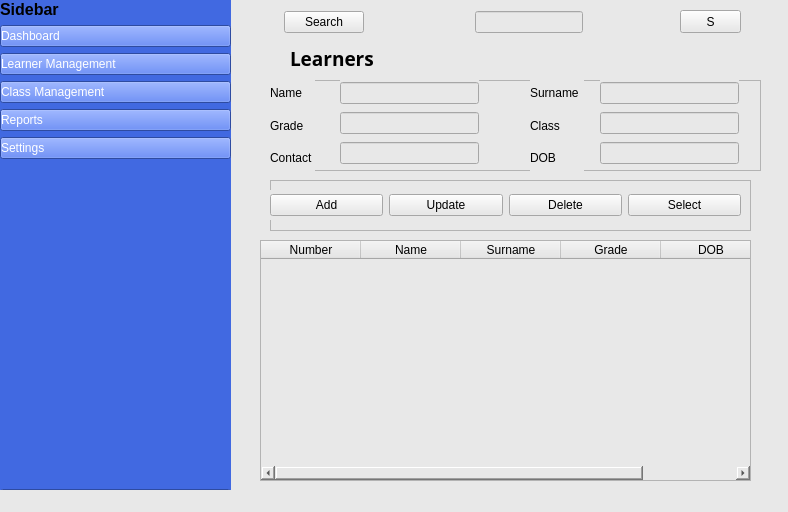
<?xml version="1.0" encoding="UTF-8"?>
<ui version="4.0">
 <class>MainWindow</class>
 <widget class="QMainWindow" name="MainWindow">
  <property name="geometry">
   <rect>
    <x>0</x>
    <y>0</y>
    <width>788</width>
    <height>512</height>
   </rect>
  </property>
  <property name="windowTitle">
   <string>MainWindow</string>
  </property>
  <property name="styleSheet">
   <string notr="true">background-color: rgb(232, 232, 232);</string>
  </property>
  <widget class="QWidget" name="centralwidget">
   <widget class="QWidget" name="IconNameWidget" native="true">
    <property name="geometry">
     <rect>
      <x>0</x>
      <y>0</y>
      <width>231</width>
      <height>511</height>
     </rect>
    </property>
    <property name="styleSheet">
     <string notr="true">QWidget{
	
	background-color: rgb(65, 105, 225);
}

QPushButton{
	color:white;
	text-align:left;
}</string>
    </property>
    <layout class="QVBoxLayout" name="verticalLayout">
     <item>
      <widget class="QLabel" name="label_2">
       <property name="font">
        <font>
         <pointsize>12</pointsize>
         <weight>75</weight>
         <bold>true</bold>
        </font>
       </property>
       <property name="text">
        <string>Sidebar</string>
       </property>
      </widget>
     </item>
     <item>
      <widget class="QPushButton" name="pushButton_2">
       <property name="text">
        <string>Dashboard</string>
       </property>
      </widget>
     </item>
     <item>
      <widget class="QPushButton" name="pushButton_7">
       <property name="text">
        <string>Learner Management</string>
       </property>
      </widget>
     </item>
     <item>
      <widget class="QPushButton" name="pushButton_8">
       <property name="text">
        <string>Class Management</string>
       </property>
      </widget>
     </item>
     <item>
      <widget class="QPushButton" name="pushButton_9">
       <property name="text">
        <string>Reports</string>
       </property>
      </widget>
     </item>
     <item>
      <widget class="QPushButton" name="pushButton_14">
       <property name="text">
        <string>Settings</string>
       </property>
      </widget>
     </item>
     <item>
      <spacer name="verticalSpacer_2">
       <property name="orientation">
        <enum>Qt::Vertical</enum>
       </property>
       <property name="sizeHint" stdset="0">
        <size>
         <width>20</width>
         <height>255</height>
        </size>
       </property>
      </spacer>
     </item>
     <item>
      <widget class="QPushButton" name="pushButton_13">
       <property name="text">
        <string>Sign Out</string>
       </property>
      </widget>
     </item>
    </layout>
   </widget>
   <widget class="QWidget" name="Main" native="true">
    <property name="geometry">
     <rect>
      <x>240</x>
      <y>0</y>
      <width>541</width>
      <height>521</height>
     </rect>
    </property>
    <widget class="QWidget" name="HeaderWidget" native="true">
     <property name="geometry">
      <rect>
       <x>-60</x>
       <y>0</y>
       <width>507</width>
       <height>45</height>
      </rect>
     </property>
     <layout class="QHBoxLayout" name="horizontalLayout">
      <item>
       <spacer name="horizontalSpacer_2">
        <property name="orientation">
         <enum>Qt::Horizontal</enum>
        </property>
        <property name="sizeHint" stdset="0">
         <size>
          <width>73</width>
          <height>20</height>
         </size>
        </property>
       </spacer>
      </item>
      <item>
       <widget class="QPushButton" name="pushButton_search">
        <property name="text">
         <string>Search</string>
        </property>
       </widget>
      </item>
      <item>
       <spacer name="horizontalSpacer_3">
        <property name="orientation">
         <enum>Qt::Horizontal</enum>
        </property>
        <property name="sizeHint" stdset="0">
         <size>
          <width>72</width>
          <height>20</height>
         </size>
        </property>
       </spacer>
      </item>
      <item>
       <widget class="QLineEdit" name="lineEdit_search"/>
      </item>
      <item>
       <spacer name="horizontalSpacer">
        <property name="orientation">
         <enum>Qt::Horizontal</enum>
        </property>
        <property name="sizeHint" stdset="0">
         <size>
          <width>73</width>
          <height>20</height>
         </size>
        </property>
       </spacer>
      </item>
     </layout>
    </widget>
    <widget class="QStackedWidget" name="stackedWidget">
     <property name="geometry">
      <rect>
       <x>0</x>
       <y>40</y>
       <width>551</width>
       <height>461</height>
      </rect>
     </property>
     <property name="styleSheet">
      <string notr="true">QWidget{
	
	background-color: whitergb(255, 247, 252);
}
</string>
     </property>
     <widget class="QWidget" name="page">
      <widget class="QLabel" name="header">
       <property name="geometry">
        <rect>
         <x>50</x>
         <y>10</y>
         <width>211</width>
         <height>16</height>
        </rect>
       </property>
       <property name="font">
        <font>
         <family>Arial Black</family>
         <pointsize>14</pointsize>
         <weight>75</weight>
         <bold>true</bold>
         <underline>true</underline>
        </font>
       </property>
       <property name="text">
        <string>Learners</string>
       </property>
      </widget>
      <widget class="QTableWidget" name="tableWidget">
       <property name="geometry">
        <rect>
         <x>20</x>
         <y>200</y>
         <width>491</width>
         <height>241</height>
        </rect>
       </property>
       <column>
        <property name="text">
         <string>Number</string>
        </property>
       </column>
       <column>
        <property name="text">
         <string>Name</string>
        </property>
       </column>
       <column>
        <property name="text">
         <string>Surname</string>
        </property>
       </column>
       <column>
        <property name="text">
         <string>Grade</string>
        </property>
       </column>
       <column>
        <property name="text">
         <string>DOB</string>
        </property>
       </column>
      </widget>
      <widget class="QFrame" name="AddStudentFrame">
       <property name="geometry">
        <rect>
         <x>30</x>
         <y>40</y>
         <width>491</width>
         <height>91</height>
        </rect>
       </property>
       <property name="frameShape">
        <enum>QFrame::StyledPanel</enum>
       </property>
       <property name="frameShadow">
        <enum>QFrame::Raised</enum>
       </property>
       <widget class="QWidget" name="layoutWidget">
        <property name="geometry">
         <rect>
          <x>70</x>
          <y>0</y>
          <width>139</width>
          <height>88</height>
         </rect>
        </property>
        <layout class="QVBoxLayout" name="verticalLayout_4">
         <item>
          <widget class="QLineEdit" name="lineEdit_name"/>
         </item>
         <item>
          <widget class="QLineEdit" name="lineEdit_grade"/>
         </item>
         <item>
          <widget class="QLineEdit" name="lineEdit_contact"/>
         </item>
        </layout>
       </widget>
       <widget class="QWidget" name="layoutWidget">
        <property name="geometry">
         <rect>
          <x>0</x>
          <y>0</y>
          <width>45</width>
          <height>91</height>
         </rect>
        </property>
        <layout class="QVBoxLayout" name="verticalLayout_3">
         <item>
          <widget class="QLabel" name="label_4">
           <property name="text">
            <string>Name</string>
           </property>
          </widget>
         </item>
         <item>
          <widget class="QLabel" name="label_5">
           <property name="text">
            <string>Grade</string>
           </property>
          </widget>
         </item>
         <item>
          <widget class="QLabel" name="label_6">
           <property name="text">
            <string>Contact</string>
           </property>
          </widget>
         </item>
        </layout>
       </widget>
       <widget class="QWidget" name="layoutWidget">
        <property name="geometry">
         <rect>
          <x>260</x>
          <y>0</y>
          <width>54</width>
          <height>91</height>
         </rect>
        </property>
        <layout class="QVBoxLayout" name="verticalLayout_5">
         <item>
          <widget class="QLabel" name="label_7">
           <property name="text">
            <string>Surname</string>
           </property>
          </widget>
         </item>
         <item>
          <widget class="QLabel" name="label_8">
           <property name="text">
            <string>Class</string>
           </property>
          </widget>
         </item>
         <item>
          <widget class="QLabel" name="label_9">
           <property name="text">
            <string>DOB</string>
           </property>
          </widget>
         </item>
        </layout>
       </widget>
       <widget class="QWidget" name="layoutWidget">
        <property name="geometry">
         <rect>
          <x>330</x>
          <y>0</y>
          <width>139</width>
          <height>88</height>
         </rect>
        </property>
        <layout class="QVBoxLayout" name="verticalLayout_6">
         <item>
          <widget class="QLineEdit" name="lineEdit_surname"/>
         </item>
         <item>
          <widget class="QLineEdit" name="lineEdit_class"/>
         </item>
         <item>
          <widget class="QLineEdit" name="lineEdit_dob"/>
         </item>
        </layout>
       </widget>
      </widget>
      <widget class="QFrame" name="frame">
       <property name="geometry">
        <rect>
         <x>30</x>
         <y>140</y>
         <width>481</width>
         <height>51</height>
        </rect>
       </property>
       <property name="frameShape">
        <enum>QFrame::StyledPanel</enum>
       </property>
       <property name="frameShadow">
        <enum>QFrame::Raised</enum>
       </property>
       <widget class="QWidget" name="layoutWidget">
        <property name="geometry">
         <rect>
          <x>0</x>
          <y>10</y>
          <width>471</width>
          <height>30</height>
         </rect>
        </property>
        <layout class="QHBoxLayout" name="horizontalLayout_2">
         <item>
          <widget class="QPushButton" name="pushButton_12">
           <property name="text">
            <string>Add</string>
           </property>
          </widget>
         </item>
         <item>
          <widget class="QPushButton" name="updatebutton">
           <property name="text">
            <string>Update</string>
           </property>
          </widget>
         </item>
         <item>
          <widget class="QPushButton" name="deletebutton">
           <property name="text">
            <string>Delete</string>
           </property>
          </widget>
         </item>
         <item>
          <widget class="QPushButton" name="selectbutton">
           <property name="text">
            <string>Select</string>
           </property>
          </widget>
         </item>
        </layout>
       </widget>
      </widget>
     </widget>
     <widget class="QWidget" name="page_2"/>
    </widget>
    <widget class="QPushButton" name="pushButton_10">
     <property name="geometry">
      <rect>
       <x>440</x>
       <y>10</y>
       <width>61</width>
       <height>23</height>
      </rect>
     </property>
     <property name="text">
      <string>S</string>
     </property>
    </widget>
   </widget>
  </widget>
  <widget class="QStatusBar" name="statusbar"/>
 </widget>
 <resources/>
 <connections/>
</ui>
